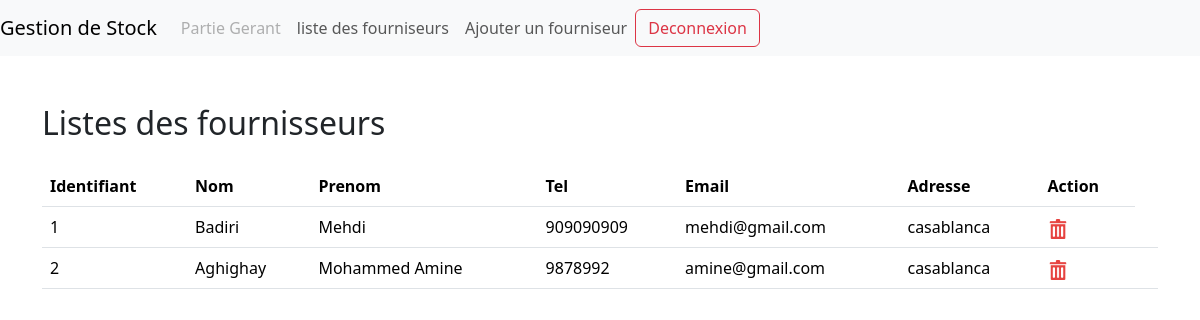
The app's page /fournisseur/AfficherFounisseur.php with its own data.
### tables this page shows
CREATE TABLE `fournisseur` (
  `id_fournisseur` int(11) NOT NULL,
  `nom_fournisseur` varchar(40) DEFAULT NULL,
  `prenom_fournisseur` varchar(50) DEFAULT NULL,
  `tel_fournisseur` int(11) DEFAULT NULL,
  `email_fournisseur` varchar(40) DEFAULT NULL,
  `adress_fournisseur` varchar(50) DEFAULT NULL,
  `id_admin` int(11) DEFAULT NULL
);

### fournisseur/AfficherFounisseur.php (the view, shortened to what this page needs)
<!DOCTYPE html>
<html lang="en">
<head>
    <link rel="stylesheet" href="../bootstrap/css/bootstrap.min.css">
</head>
<body>
<nav class="navbar navbar-expand-lg navbar-light bg-light">
  <a  class="navbar-brand">Gestion de Stock</a>
  <div class="collapse navbar-collapse" id="navbarTogglerDemo02">
    <ul class="navbar-nav mr-auto mt-2 mt-lg-0">
    <li class="nav-item">
        <a class="nav-link disabled" href="#">Partie Gerant</a>
      </li>
      <li class="nav-item active">
        <a class="nav-link" href="#">liste des fourniseurs </a>
      </li>
      <li class="nav-item ">
        <a class="nav-link" href="AjouterFounisseur.php">Ajouter un fourniseur </a>
      </li>
    </ul>
    <form class="form-inline my-2 my-lg-0" action="../index.php">
      <button class="btn btn-outline-danger my-2 my-sm-0" type="submit">Deconnexion</button>
    </form>
  </div>
</nav>
<div class="container mt-5">
<h2 class="mb-4">Listes des fournisseurs </h2>
      <div class="form-row">
              <div class="col-md-12 mb-3">
               <table  class="table table-hover">
            <tr class="thead-dark">
               <th>Identifiant</th><th>Nom</th><th>Prenom</th><th>Tel</th><th>Email</th><th>Adresse</th><th>Action</th>
            </tr>
          <?php
                    try {
                                $con=Connect();
                                $stmt=$con->prepare("SELECT * FROM fournisseur") ;
                                $stmt->execute();
                            }catch(PDOException $e)
                            {
                                 echo  $e->getMessage();
                            }
                    while($ligne=$stmt->fetch()){
                      echo "<tr>";
                      echo "<td>".$ligne["id_fournisseur"]."</td>";
                      echo "<td>".$ligne["nom_fournisseur"]."</td>";
                      echo "<td>".$ligne["prenom_fournisseur"]."</td>";
                      echo "<td>".$ligne["tel_fournisseur"]."</td>";
                      echo "<td>".$ligne["email_fournisseur"]."</td>";
                      echo "<td>".$ligne["adress_fournisseur"]."</td>";
                         echo "<td><a href='SupFournisseur.php?id_fournisseur=".$ligne["id_fournisseur"]." ' onclick='return confirm(\"Voulez vous supprimer?\");' ><img src='../images/delete.png' style='height:20px;width:20px;' /></a> <td>";
                      echo "</tr>";
                    }
          ?>
          </table>
              </div>
      </div>
</div>
</body>
</html>

### records on screen
fournisseur: id_fournisseur "1", nom_fournisseur "Badiri", prenom_fournisseur "Mehdi", tel_fournisseur "909090909", email_fournisseur "mehdi@gmail.com", adress_fournisseur "casablanca"
fournisseur: id_fournisseur "2", nom_fournisseur "Aghighay", prenom_fournisseur "Mohammed Amine", tel_fournisseur "9878992", email_fournisseur "amine@gmail.com", adress_fournisseur "casablanca"
